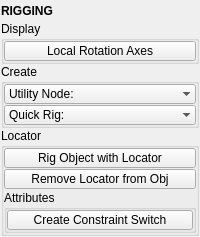
<?xml version="1.0" encoding="UTF-8"?>
<ui version="4.0">
 <class>QtUi</class>
 <widget class="QMainWindow" name="QtUi">
  <property name="enabled">
   <bool>true</bool>
  </property>
  <property name="geometry">
   <rect>
    <x>0</x>
    <y>0</y>
    <width>200</width>
    <height>230</height>
   </rect>
  </property>
  <property name="toolTip">
   <string>Global Display Scale:  Joints</string>
  </property>
  <property name="tabShape">
   <enum>QTabWidget::Triangular</enum>
  </property>
  <property name="dockNestingEnabled">
   <bool>true</bool>
  </property>
  <property name="dockOptions">
   <set>QMainWindow::AllowNestedDocks|QMainWindow::AllowTabbedDocks|QMainWindow::AnimatedDocks|QMainWindow::ForceTabbedDocks</set>
  </property>
  <widget class="QWidget" name="central_widget">
   <property name="minimumSize">
    <size>
     <width>200</width>
     <height>0</height>
    </size>
   </property>
   <layout class="QVBoxLayout" name="verticalLayout_2">
    <property name="leftMargin">
     <number>1</number>
    </property>
    <property name="topMargin">
     <number>1</number>
    </property>
    <property name="rightMargin">
     <number>1</number>
    </property>
    <property name="bottomMargin">
     <number>1</number>
    </property>
    <item>
     <layout class="QVBoxLayout" name="verticalLayout">
      <property name="spacing">
       <number>0</number>
      </property>
      <item>
       <widget class="Header" name="header">
        <property name="minimumSize">
         <size>
          <width>0</width>
          <height>20</height>
         </size>
        </property>
        <property name="maximumSize">
         <size>
          <width>16777215</width>
          <height>20</height>
         </size>
        </property>
        <property name="font">
         <font>
          <weight>75</weight>
          <bold>true</bold>
         </font>
        </property>
        <property name="text">
         <string>RIGGING</string>
        </property>
       </widget>
      </item>
      <item>
       <widget class="QGroupBox" name="display">
        <property name="title">
         <string>Display</string>
        </property>
        <layout class="QVBoxLayout" name="verticalLayout_4">
         <property name="spacing">
          <number>1</number>
         </property>
         <property name="leftMargin">
          <number>0</number>
         </property>
         <property name="topMargin">
          <number>0</number>
         </property>
         <property name="rightMargin">
          <number>0</number>
         </property>
         <property name="bottomMargin">
          <number>0</number>
         </property>
         <item>
          <widget class="PushButton" name="tb000">
           <property name="minimumSize">
            <size>
             <width>0</width>
             <height>20</height>
            </size>
           </property>
           <property name="maximumSize">
            <size>
             <width>16777215</width>
             <height>20</height>
            </size>
           </property>
           <property name="toolTip">
            <string>Toggle local rotation axis visiblitiy for all joint objects.</string>
           </property>
           <property name="text">
            <string>Local Rotation Axes</string>
           </property>
           <property name="checkable">
            <bool>false</bool>
           </property>
          </widget>
         </item>
        </layout>
       </widget>
      </item>
      <item>
       <widget class="QGroupBox" name="create">
        <property name="title">
         <string>Create</string>
        </property>
        <layout class="QVBoxLayout" name="verticalLayout_3">
         <property name="spacing">
          <number>1</number>
         </property>
         <property name="leftMargin">
          <number>0</number>
         </property>
         <property name="topMargin">
          <number>0</number>
         </property>
         <property name="rightMargin">
          <number>0</number>
         </property>
         <property name="bottomMargin">
          <number>0</number>
         </property>
         <item>
          <widget class="ComboBox" name="cmb001">
           <property name="minimumSize">
            <size>
             <width>0</width>
             <height>20</height>
            </size>
           </property>
           <property name="maximumSize">
            <size>
             <width>16777215</width>
             <height>20</height>
            </size>
           </property>
           <property name="sizeAdjustPolicy">
            <enum>QComboBox::AdjustToContents</enum>
           </property>
           <property name="frame">
            <bool>false</bool>
           </property>
           <item>
            <property name="text">
             <string>Utility Node:</string>
            </property>
           </item>
          </widget>
         </item>
         <item>
          <widget class="ComboBox" name="cmb002">
           <property name="minimumSize">
            <size>
             <width>0</width>
             <height>20</height>
            </size>
           </property>
           <property name="maximumSize">
            <size>
             <width>16777215</width>
             <height>20</height>
            </size>
           </property>
           <property name="sizeAdjustPolicy">
            <enum>QComboBox::AdjustToContents</enum>
           </property>
           <property name="frame">
            <bool>false</bool>
           </property>
           <item>
            <property name="text">
             <string>Quick Rig:</string>
            </property>
           </item>
          </widget>
         </item>
        </layout>
       </widget>
      </item>
      <item>
       <widget class="QGroupBox" name="locator">
        <property name="title">
         <string>Locator</string>
        </property>
        <layout class="QVBoxLayout" name="verticalLayout_5">
         <property name="spacing">
          <number>1</number>
         </property>
         <property name="leftMargin">
          <number>0</number>
         </property>
         <property name="topMargin">
          <number>0</number>
         </property>
         <property name="rightMargin">
          <number>0</number>
         </property>
         <property name="bottomMargin">
          <number>0</number>
         </property>
         <item>
          <widget class="PushButton" name="tb003">
           <property name="minimumSize">
            <size>
             <width>0</width>
             <height>20</height>
            </size>
           </property>
           <property name="maximumSize">
            <size>
             <width>16777215</width>
             <height>20</height>
            </size>
           </property>
           <property name="toolTip">
            <string>&lt;html&gt;&lt;head/&gt;&lt;body&gt;&lt;p&gt;Create locators with the same transforms as any selected object(s).&lt;/p&gt;&lt;p&gt;If there are vertices selected it will create a locator at the center of the selected vertices combined bounding box.&lt;/p&gt;&lt;/body&gt;&lt;/html&gt;</string>
           </property>
           <property name="text">
            <string>Rig Object with Locator</string>
           </property>
           <property name="checkable">
            <bool>false</bool>
           </property>
          </widget>
         </item>
         <item>
          <widget class="QPushButton" name="b003">
           <property name="minimumSize">
            <size>
             <width>0</width>
             <height>20</height>
            </size>
           </property>
           <property name="maximumSize">
            <size>
             <width>16777215</width>
             <height>20</height>
            </size>
           </property>
           <property name="toolTip">
            <string>Remove locators from the selected object(s).</string>
           </property>
           <property name="text">
            <string>Remove Locator from Obj</string>
           </property>
           <property name="checkable">
            <bool>false</bool>
           </property>
          </widget>
         </item>
         <item>
          <widget class="QGroupBox" name="constraints">
           <property name="title">
            <string>Attributes</string>
           </property>
           <layout class="QGridLayout" name="gridLayout">
            <property name="leftMargin">
             <number>0</number>
            </property>
            <property name="topMargin">
             <number>0</number>
            </property>
            <property name="rightMargin">
             <number>0</number>
            </property>
            <property name="bottomMargin">
             <number>0</number>
            </property>
            <property name="spacing">
             <number>1</number>
            </property>
            <item row="1" column="0" colspan="2">
             <widget class="PushButton" name="tb001">
              <property name="minimumSize">
               <size>
                <width>0</width>
                <height>20</height>
               </size>
              </property>
              <property name="maximumSize">
               <size>
                <width>16777215</width>
                <height>20</height>
               </size>
              </property>
              <property name="palette">
               <palette>
                <active>
                 <colorrole role="Highlight">
                  <brush brushstyle="SolidPattern">
                   <color alpha="255">
                    <red>80</red>
                    <green>138</green>
                    <blue>255</blue>
                   </color>
                  </brush>
                 </colorrole>
                </active>
                <inactive>
                 <colorrole role="Highlight">
                  <brush brushstyle="SolidPattern">
                   <color alpha="255">
                    <red>80</red>
                    <green>138</green>
                    <blue>255</blue>
                   </color>
                  </brush>
                 </colorrole>
                </inactive>
                <disabled>
                 <colorrole role="Highlight">
                  <brush brushstyle="SolidPattern">
                   <color alpha="255">
                    <red>51</red>
                    <green>153</green>
                    <blue>255</blue>
                   </color>
                  </brush>
                 </colorrole>
                </disabled>
               </palette>
              </property>
              <property name="toolTip">
               <string>&lt;html&gt;&lt;head/&gt;&lt;body&gt;&lt;p&gt;Select a constraint node to create a custom switch attribute on the driven object.&lt;/p&gt;&lt;p&gt;Will overwrite an existing attribute of the given name if it exists.&lt;/p&gt;&lt;/body&gt;&lt;/html&gt;</string>
              </property>
              <property name="text">
               <string>Create Constraint Switch</string>
              </property>
              <property name="autoDefault">
               <bool>true</bool>
              </property>
              <property name="default">
               <bool>false</bool>
              </property>
              <property name="flat">
               <bool>false</bool>
              </property>
              <property name="bnabled" stdset="0">
               <bool>true</bool>
              </property>
             </widget>
            </item>
           </layout>
          </widget>
         </item>
        </layout>
       </widget>
      </item>
      <item>
       <spacer name="verticalSpacer">
        <property name="orientation">
         <enum>Qt::Vertical</enum>
        </property>
        <property name="sizeHint" stdset="0">
         <size>
          <width>0</width>
          <height>10</height>
         </size>
        </property>
       </spacer>
      </item>
     </layout>
    </item>
   </layout>
  </widget>
 </widget>
 <customwidgets>
  <customwidget>
   <class>Header</class>
   <extends>QLabel</extends>
   <header>uitk.widgets.header.Header.h</header>
  </customwidget>
  <customwidget>
   <class>PushButton</class>
   <extends>QPushButton</extends>
   <header>widgets.pushbutton.h</header>
  </customwidget>
  <customwidget>
   <class>ComboBox</class>
   <extends>QComboBox</extends>
   <header>uitk.widgets.comboBox.ComboBox.h</header>
  </customwidget>
 </customwidgets>
 <resources/>
 <connections/>
 <designerdata>
  <property name="gridDeltaX">
   <number>5</number>
  </property>
  <property name="gridDeltaY">
   <number>5</number>
  </property>
  <property name="gridSnapX">
   <bool>true</bool>
  </property>
  <property name="gridSnapY">
   <bool>true</bool>
  </property>
  <property name="gridVisible">
   <bool>true</bool>
  </property>
 </designerdata>
</ui>
